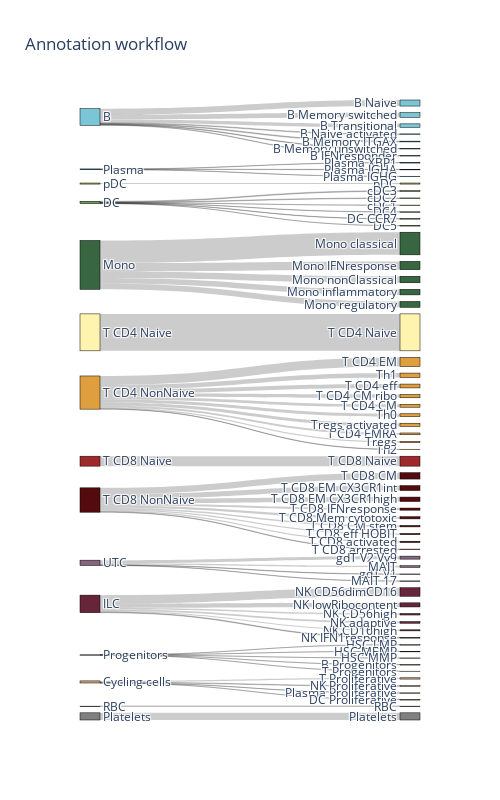

Notebook code for this chart:
### Code cell
fig = go.Figure(genSankey(aggregateCT,
                          cat_cols=selCol,
                          value_cols='cell_number',
                          custom_colors= annotation_Level1_2_palette,
                          title='Annotation workflow',
                          order_dict={'Level1': aggregateCT["Level1"].unique().tolist(),
                                      'Level2': aggregateCT["Level2"].unique().tolist()},
                          size = 12)
               )
fig.update_layout(width=500, height=800)
fig.show()

### Figure 1 — Plotly figure (JSON) as saved in the notebook; plotly's stock layout.template omitted (floating-point values rounded to 4 significant figures; data arrays with more than 128 entries replaced by an {"elided": "..."} marker saying what was removed)
{"data": [{"link": {"source": {"elided": "960 int values"}, "target": {"elided": "960 int values"}, "value": {"elided": "960 int values"}}, "node": {"color": ["#7bc6d6", "#025566", "#a7c957", "#6a994e", "#386641", "#fff3b0", "#e09f3e", "#9e2a2b", "#540b0e", "#88657f", "#67253a", "#ccd5ae", "#d4a373", "#000000", "#808080", "#7bc6d6", "#7bc6d6", "#7bc6d6", "#7bc6d6", "#7bc6d6", "#7bc6d6", "#7bc6d6", "#025566", "#025566", "#025566", "#a7c957", "#6a994e", "#6a994e", "#6a994e", "#6a994e", "#6a994e", "#6a994e", "#386641", "#386641", "#386641", "#386641", "#386641", "#fff3b0", "#e09f3e", "#e09f3e", "#e09f3e", "#e09f3e", "#e09f3e", "#e09f3e", "#e09f3e", "#e09f3e", "#e09f3e", "#e09f3e", "#9e2a2b", "#540b0e", "#540b0e", "#540b0e", "#540b0e", "#540b0e", "#540b0e", "#540b0e", "#540b0e", "#540b0e", "#88657f", "#88657f", "#88657f", "#88657f", "#67253a", "#67253a", "#67253a", "#67253a", "#67253a", "#67253a", "#ccd5ae", "#ccd5ae", "#ccd5ae", "#ccd5ae", "#ccd5ae", "#d4a373", "#d4a373", "#d4a373", "#d4a373", "#000000", "#808080"], "label": ["B", "Plasma", "pDC", "DC", "Mono", "T CD4 Naive", "T CD4 NonNaive", "T CD8 Naive", "T CD8 NonNaive", "UTC", "ILC", "Progenitors", "Cycling cells", "RBC", "Platelets", "B Transitional", "B Naive", "B Naive activated", "B Memory ITGAX", "B Memory unswitched", "B Memory switched", "B IFNresponder", "Plasma XBP1", "Plasma IGHA", "Plasma IGHG", "pDC", "cDC1", "cDC2", "cDC3", "DC4", "DC5", "DC CCR7", "Mono classical", "Mono nonClassical", "Mono inflammatory", "Mono IFNresponse", "Mono regulatory", "T CD4 Naive", "T CD4 CM", "T CD4 CM ribo", "T CD4 EM", "T CD4 EMRA", "T CD4 eff", "Th0", "Th1", "Th2", "Tregs", "Tregs activated", "T CD8 Naive", "T CD8 CM", "T CD8 CM stem", "T CD8 EM CX3CR1high", "T CD8 EM CX3CR1int", "T CD8 eff HOBIT", "T CD8 IFNresponse", "T CD8 Mem cytotoxic", "T CD8 activated", "T CD8 arrested", "gdT V1", "gdT V2 Vγ9", "MAIT", "MAIT 17", "NK CD16high", "NK CD56dimCD16", "NK CD56high", "NK IFN1response", "NK adaptive", "NK lowRibocontent", "HSC LMP", "HSC MEMP", "HSC MMP", "B Progenitors", "T Progenitors", "Plasma Proliferative", "DC Proliferative", "T Proliferative", "NK Proliferative", "RBC", "Platelets"], "line": {"color": "black", "width": 0.5}, "pad": 15, "thickness": 20}, "type": "sankey"}], "layout": {"font": {"size": 12}, "height": 800, "title": {"text": "Annotation workflow"}, "width": 500}}
